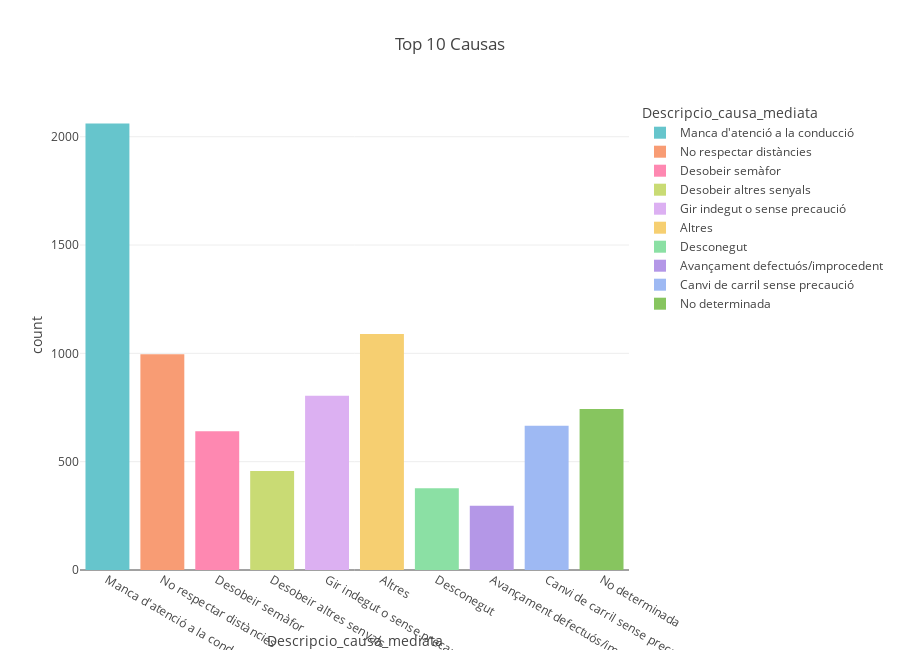

Write notebook code for a chart like this one.
### Code cell
top_N = 10
top_causes = df['Descripcio_causa_mediata'].value_counts().nlargest(top_N)
colors = px.colors.qualitative.Pastel[:top_N]

color_map = {category: color for category, color in zip(top_causes.index, colors)}
fig = px.histogram(df[df['Descripcio_causa_mediata'].isin(top_causes.index)], 
                   x='Descripcio_causa_mediata', 
                   title=f"Top {top_N} Causas",
                   height=650, width=900,
                   color='Descripcio_causa_mediata',
                   color_discrete_map=color_map)

fig.show()

### Figure 1 — Plotly figure (JSON) as saved in the notebook; plotly's stock layout.template omitted (floating-point values rounded to 4 significant figures; data arrays with more than 128 entries replaced by an {"elided": "..."} marker saying what was removed)
{"data": [{"alignmentgroup": "True", "bingroup": "x", "hovertemplate": "Descripcio_causa_mediata=%{x}<br>count=%{y}<extra></extra>", "legendgroup": "Manca d'atenció a la conducció", "marker": {"color": "rgb(102, 197, 204)", "pattern": {"shape": ""}}, "name": "Manca d'atenció a la conducció", "offsetgroup": "Manca d'atenció a la conducció", "orientation": "v", "showlegend": true, "x": {"elided": "2061 str values"}, "xaxis": "x", "yaxis": "y", "type": "histogram"}, {"alignmentgroup": "True", "bingroup": "x", "hovertemplate": "Descripcio_causa_mediata=%{x}<br>count=%{y}<extra></extra>", "legendgroup": "No respectar distàncies", "marker": {"color": "rgb(248, 156, 116)", "pattern": {"shape": ""}}, "name": "No respectar distàncies", "offsetgroup": "No respectar distàncies", "orientation": "v", "showlegend": true, "x": {"elided": "996 str values"}, "xaxis": "x", "yaxis": "y", "type": "histogram"}, {"alignmentgroup": "True", "bingroup": "x", "hovertemplate": "Descripcio_causa_mediata=%{x}<br>count=%{y}<extra></extra>", "legendgroup": "Desobeir semàfor", "marker": {"color": "rgb(254, 136, 177)", "pattern": {"shape": ""}}, "name": "Desobeir semàfor", "offsetgroup": "Desobeir semàfor", "orientation": "v", "showlegend": true, "x": {"elided": "640 str values"}, "xaxis": "x", "yaxis": "y", "type": "histogram"}, {"alignmentgroup": "True", "bingroup": "x", "hovertemplate": "Descripcio_causa_mediata=%{x}<br>count=%{y}<extra></extra>", "legendgroup": "Desobeir altres senyals", "marker": {"color": "rgb(201, 219, 116)", "pattern": {"shape": ""}}, "name": "Desobeir altres senyals", "offsetgroup": "Desobeir altres senyals", "orientation": "v", "showlegend": true, "x": {"elided": "457 str values"}, "xaxis": "x", "yaxis": "y", "type": "histogram"}, {"alignmentgroup": "True", "bingroup": "x", "hovertemplate": "Descripcio_causa_mediata=%{x}<br>count=%{y}<extra></extra>", "legendgroup": "Gir indegut o sense precaució", "marker": {"color": "rgb(220, 176, 242)", "pattern": {"shape": ""}}, "name": "Gir indegut o sense precaució", "offsetgroup": "Gir indegut o sense precaució", "orientation": "v", "showlegend": true, "x": {"elided": "804 str values"}, "xaxis": "x", "yaxis": "y", "type": "histogram"}, {"alignmentgroup": "True", "bingroup": "x", "hovertemplate": "Descripcio_causa_mediata=%{x}<br>count=%{y}<extra></extra>", "legendgroup": "Altres", "marker": {"color": "rgb(246, 207, 113)", "pattern": {"shape": ""}}, "name": "Altres", "offsetgroup": "Altres", "orientation": "v", "showlegend": true, "x": {"elided": "1089 str values"}, "xaxis": "x", "yaxis": "y", "type": "histogram"}, {"alignmentgroup": "True", "bingroup": "x", "hovertemplate": "Descripcio_causa_mediata=%{x}<br>count=%{y}<extra></extra>", "legendgroup": "Desconegut", "marker": {"color": "rgb(139, 224, 164)", "pattern": {"shape": ""}}, "name": "Desconegut", "offsetgroup": "Desconegut", "orientation": "v", "showlegend": true, "x": {"elided": "377 str values"}, "xaxis": "x", "yaxis": "y", "type": "histogram"}, {"alignmentgroup": "True", "bingroup": "x", "hovertemplate": "Descripcio_causa_mediata=%{x}<br>count=%{y}<extra></extra>", "legendgroup": "Avançament defectuós/improcedent", "marker": {"color": "rgb(180, 151, 231)", "pattern": {"shape": ""}}, "name": "Avançament defectuós/improcedent", "offsetgroup": "Avançament defectuós/improcedent", "orientation": "v", "showlegend": true, "x": {"elided": "296 str values"}, "xaxis": "x", "yaxis": "y", "type": "histogram"}, {"alignmentgroup": "True", "bingroup": "x", "hovertemplate": "Descripcio_causa_mediata=%{x}<br>count=%{y}<extra></extra>", "legendgroup": "Canvi de carril sense precaució", "marker": {"color": "rgb(158, 185, 243)", "pattern": {"shape": ""}}, "name": "Canvi de carril sense precaució", "offsetgroup": "Canvi de carril sense precaució", "orientation": "v", "showlegend": true, "x": {"elided": "666 str values"}, "xaxis": "x", "yaxis": "y", "type": "histogram"}, {"alignmentgroup": "True", "bingroup": "x", "hovertemplate": "Descripcio_causa_mediata=%{x}<br>count=%{y}<extra></extra>", "legendgroup": "No determinada", "marker": {"color": "rgb(135, 197, 95)", "pattern": {"shape": ""}}, "name": "No determinada", "offsetgroup": "No determinada", "orientation": "v", "showlegend": true, "x": {"elided": "743 str values"}, "xaxis": "x", "yaxis": "y", "type": "histogram"}], "layout": {"xaxis": {"anchor": "y", "domain": [0.0, 1.0], "title": {"text": "Descripcio_causa_mediata"}, "categoryorder": "array", "categoryarray": ["Manca d'atenció a la conducció", "No respectar distàncies", "Desobeir semàfor", "Desobeir altres senyals", "Gir indegut o sense precaució", "Altres", "Desconegut", "Avançament defectuós/improcedent", "Canvi de carril sense precaució", "No determinada"]}, "yaxis": {"anchor": "x", "domain": [0.0, 1.0], "title": {"text": "count"}}, "legend": {"title": {"text": "Descripcio_causa_mediata"}, "tracegroupgap": 0}, "title": {"text": "Top 10 Causas"}, "barmode": "relative", "height": 650, "width": 900}}
